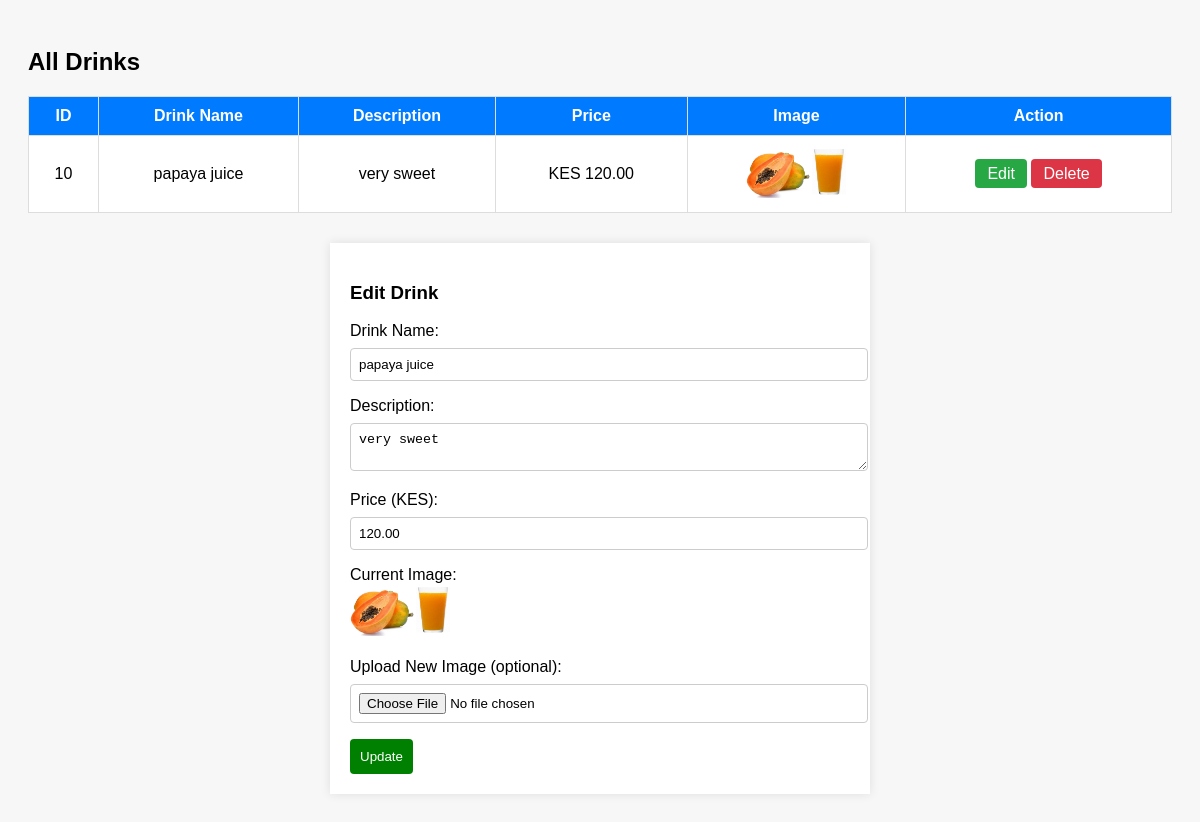
Screenshot of /edit_drink.php?edit_id=10 with the database file from the repository.
### tables this page shows
CREATE TABLE `menu_items` (
  `id` int(11) NOT NULL,
  `name` varchar(100) NOT NULL,
  `description` text DEFAULT NULL,
  `category` varchar(100) DEFAULT NULL,
  `price` decimal(10,2) NOT NULL,
  `image` varchar(255) DEFAULT NULL,
  `created_at` timestamp NOT NULL DEFAULT current_timestamp()
);

### edit_drink.php (the view, shortened to what this page needs)
<?php
include 'db_connect.php';
$items = mysqli_query($conn, "SELECT * FROM menu_items WHERE category='Drink'");
$editItem = null;
if (isset($_GET['edit_id'])) {
    $id = $_GET['edit_id'];
    $res = mysqli_query($conn, "SELECT * FROM menu_items WHERE id=$id AND category='Drink'");
    $editItem = mysqli_fetch_assoc($res);
}
?>
<!DOCTYPE html>
<html>
<head>
</head>
<body>
<h2>All Drinks</h2>
<table>
    <tr>
        <th>ID</th>
        <th>Drink Name</th>
        <th>Description</th>
        <th>Price</th>
        <th>Image</th>
        <th>Action</th>
    </tr>
    <?php while ($item = mysqli_fetch_assoc($items)): ?>
        <tr>
            <td><?= $item['id'] ?></td>
            <td><?= htmlspecialchars($item['name']) ?></td>
            <td><?= htmlspecialchars($item['description']) ?></td>
            <td>KES <?= number_format($item['price'], 2) ?></td>
            <td><img src="images/<?= htmlspecialchars($item['image']) ?>" alt="Image"></td>
            <td>
                <a class="btn-edit" href="edit_drink.php?edit_id=<?= $item['id'] ?>">Edit</a>
                <a class="btn-delete" href="delete_drink.php?id=<?= $item['id'] ?>" onclick="return confirm('Are you sure you want to delete this drink?');">Delete</a>
            </td>
        </tr>
    <?php endwhile; ?>
</table>
<?php if ($editItem): ?>
    <div class="form-container">
        <h3>Edit Drink</h3>
        <form method="POST" enctype="multipart/form-data">
            <label>Drink Name:</label>
            <input type="text" name="name" value="<?= htmlspecialchars($editItem['name']) ?>" required>
            <label>Description:</label>
            <textarea name="description" required><?= htmlspecialchars($editItem['description']) ?></textarea>
            <label>Price (KES):</label>
            <input type="number" name="price" step="0.01" value="<?= $editItem['price'] ?>" required>
            <label>Current Image:</label><br>
            <img src="images/<?= htmlspecialchars($editItem['image']) ?>" alt="Current Image"><br><br>
            <label>Upload New Image (optional):</label>
            <input type="file" name="image" accept="image/*">
            <button type="submit">Update</button>
        </form>
    </div>
<?php endif; ?>
</body>
</html>

### edit_drink.php (style rules this page uses)
body { font-family: Arial, sans-serif; padding: 20px; background-color: #f7f7f7; }
table { width: 100%; border-collapse: collapse; margin-bottom: 30px; background: white; }
th, td { border: 1px solid #ddd; padding: 10px; text-align: center; }
th { background-color: #007bff; color: white; }
.form-container { background-color: white; padding: 20px; max-width: 500px; margin: auto; box-shadow: 0 0 10px rgba(0,0,0,0.1); }
input, textarea { width: 100%; padding: 8px; margin-top: 8px; margin-bottom: 16px; border: 1px solid #ccc; border-radius: 4px; }
img { max-width: 100px; }
.btn-edit { padding: 6px 12px; background-color: #28a745; color: white; border: none; text-decoration: none; border-radius: 4px; }
.btn-delete { padding: 6px 12px; background-color: #dc3545; color: white; border: none; text-decoration: none; border-radius: 4px; }
button { padding: 10px; background: green; color: white; border: none; border-radius: 4px; }

### rows the page displays
menu_items: id "10", name "papaya juice", description "very sweet", price "120.00", image (picture)
